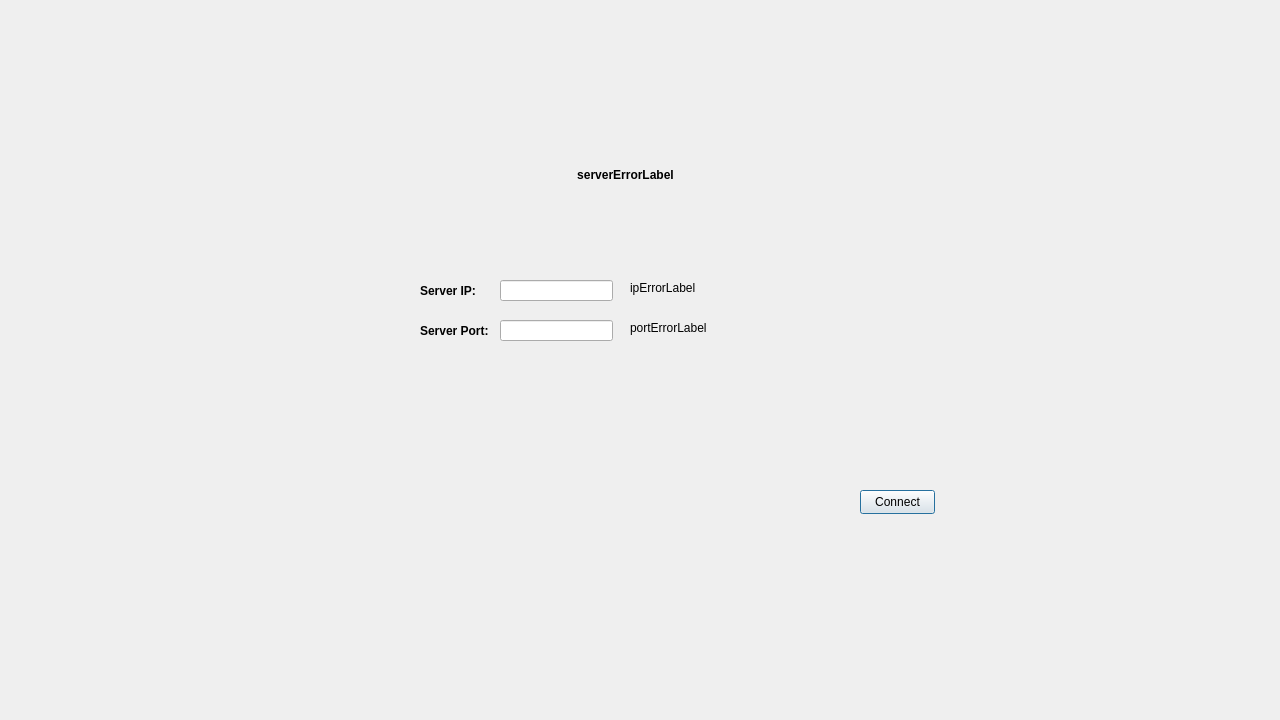
<?xml version="1.0" encoding="UTF-8"?>
<ui version="4.0">
 <class>LoginRegister</class>
 <widget class="QDialog" name="LoginRegister">
  <property name="geometry">
   <rect>
    <x>0</x>
    <y>0</y>
    <width>1280</width>
    <height>720</height>
   </rect>
  </property>
  <property name="windowTitle">
   <string>Dialog</string>
  </property>
  <widget class="QStackedWidget" name="stackedWidget">
   <property name="enabled">
    <bool>true</bool>
   </property>
   <property name="geometry">
    <rect>
     <x>0</x>
     <y>0</y>
     <width>1280</width>
     <height>720</height>
    </rect>
   </property>
   <property name="currentIndex">
    <number>0</number>
   </property>
   <widget class="QWidget" name="page">
    <widget class="QLabel" name="serverIPLabel">
     <property name="geometry">
      <rect>
       <x>420</x>
       <y>280</y>
       <width>71</width>
       <height>21</height>
      </rect>
     </property>
     <property name="font">
      <font>
       <bold>true</bold>
      </font>
     </property>
     <property name="text">
      <string>Server IP:</string>
     </property>
    </widget>
    <widget class="QLineEdit" name="serverPortLineEdit">
     <property name="geometry">
      <rect>
       <x>500</x>
       <y>320</y>
       <width>113</width>
       <height>21</height>
      </rect>
     </property>
    </widget>
    <widget class="QLabel" name="serverPortLabel">
     <property name="geometry">
      <rect>
       <x>420</x>
       <y>320</y>
       <width>71</width>
       <height>21</height>
      </rect>
     </property>
     <property name="font">
      <font>
       <bold>true</bold>
      </font>
     </property>
     <property name="text">
      <string>Server Port:</string>
     </property>
    </widget>
    <widget class="QLabel" name="ipErrorLabel">
     <property name="geometry">
      <rect>
       <x>630</x>
       <y>280</y>
       <width>261</width>
       <height>16</height>
      </rect>
     </property>
     <property name="text">
      <string>ipErrorLabel</string>
     </property>
    </widget>
    <widget class="QLabel" name="serverErrorLabel">
     <property name="geometry">
      <rect>
       <x>450</x>
       <y>150</y>
       <width>351</width>
       <height>51</height>
      </rect>
     </property>
     <property name="font">
      <font>
       <bold>true</bold>
      </font>
     </property>
     <property name="text">
      <string>&lt;html&gt;&lt;head/&gt;&lt;body&gt;&lt;p align=&quot;center&quot;&gt;serverErrorLabel&lt;/p&gt;&lt;/body&gt;&lt;/html&gt;</string>
     </property>
     <property name="alignment">
      <set>Qt::AlignCenter</set>
     </property>
     <property name="wordWrap">
      <bool>true</bool>
     </property>
    </widget>
    <widget class="QPushButton" name="connectButton">
     <property name="geometry">
      <rect>
       <x>860</x>
       <y>490</y>
       <width>75</width>
       <height>24</height>
      </rect>
     </property>
     <property name="text">
      <string>Connect</string>
     </property>
     <property name="default">
      <bool>true</bool>
     </property>
    </widget>
    <widget class="QLabel" name="portErrorLabel">
     <property name="geometry">
      <rect>
       <x>630</x>
       <y>320</y>
       <width>261</width>
       <height>16</height>
      </rect>
     </property>
     <property name="text">
      <string>portErrorLabel</string>
     </property>
    </widget>
    <widget class="QLineEdit" name="serverIPLineEdit">
     <property name="geometry">
      <rect>
       <x>500</x>
       <y>280</y>
       <width>113</width>
       <height>21</height>
      </rect>
     </property>
    </widget>
   </widget>
   <widget class="QWidget" name="page_2">
    <widget class="QPushButton" name="signUpButton">
     <property name="geometry">
      <rect>
       <x>700</x>
       <y>350</y>
       <width>141</width>
       <height>31</height>
      </rect>
     </property>
     <property name="text">
      <string>Sign Up</string>
     </property>
    </widget>
    <widget class="QPushButton" name="signInButton">
     <property name="geometry">
      <rect>
       <x>420</x>
       <y>350</y>
       <width>141</width>
       <height>31</height>
      </rect>
     </property>
     <property name="text">
      <string>Sign In</string>
     </property>
    </widget>
    <widget class="QLabel" name="greetingLabel">
     <property name="geometry">
      <rect>
       <x>450</x>
       <y>260</y>
       <width>361</width>
       <height>81</height>
      </rect>
     </property>
     <property name="font">
      <font>
       <family>Segoe MDL2 Assets</family>
       <pointsize>20</pointsize>
      </font>
     </property>
     <property name="text">
      <string>Enjoy Triviador today! Create or sign in to your account!</string>
     </property>
     <property name="alignment">
      <set>Qt::AlignCenter</set>
     </property>
     <property name="wordWrap">
      <bool>true</bool>
     </property>
    </widget>
   </widget>
  </widget>
 </widget>
 <resources/>
 <connections/>
</ui>
